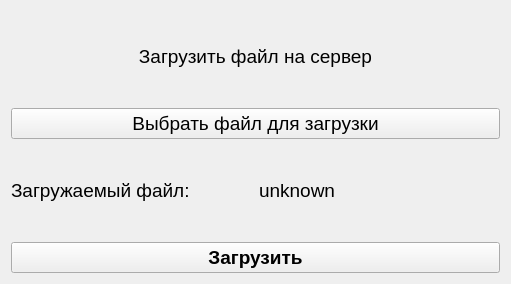
<?xml version="1.0" encoding="UTF-8"?>
<ui version="4.0">
 <class>uploadfile</class>
 <widget class="QWidget" name="uploadfile">
  <property name="geometry">
   <rect>
    <x>0</x>
    <y>0</y>
    <width>511</width>
    <height>284</height>
   </rect>
  </property>
  <property name="windowTitle">
   <string>Form</string>
  </property>
  <layout class="QGridLayout" name="gridLayout">
   <item row="0" column="0" colspan="2">
    <widget class="QLabel" name="label">
     <property name="font">
      <font>
       <pointsize>14</pointsize>
      </font>
     </property>
     <property name="text">
      <string>Загрузить файл на сервер</string>
     </property>
     <property name="alignment">
      <set>Qt::AlignCenter</set>
     </property>
    </widget>
   </item>
   <item row="2" column="0">
    <widget class="QLabel" name="label_2">
     <property name="font">
      <font>
       <pointsize>14</pointsize>
      </font>
     </property>
     <property name="text">
      <string>Загружаемый файл:</string>
     </property>
    </widget>
   </item>
   <item row="2" column="1">
    <widget class="QLabel" name="label_3">
     <property name="font">
      <font>
       <pointsize>14</pointsize>
      </font>
     </property>
     <property name="text">
      <string>unknown</string>
     </property>
    </widget>
   </item>
   <item row="1" column="0" colspan="2">
    <widget class="QPushButton" name="pushButton">
     <property name="font">
      <font>
       <pointsize>14</pointsize>
      </font>
     </property>
     <property name="text">
      <string>Выбрать файл для загрузки</string>
     </property>
    </widget>
   </item>
   <item row="3" column="0" colspan="2">
    <widget class="QPushButton" name="pushButton_2">
     <property name="font">
      <font>
       <pointsize>14</pointsize>
       <weight>75</weight>
       <bold>true</bold>
      </font>
     </property>
     <property name="text">
      <string>Загрузить</string>
     </property>
    </widget>
   </item>
  </layout>
 </widget>
 <resources/>
 <connections/>
</ui>
